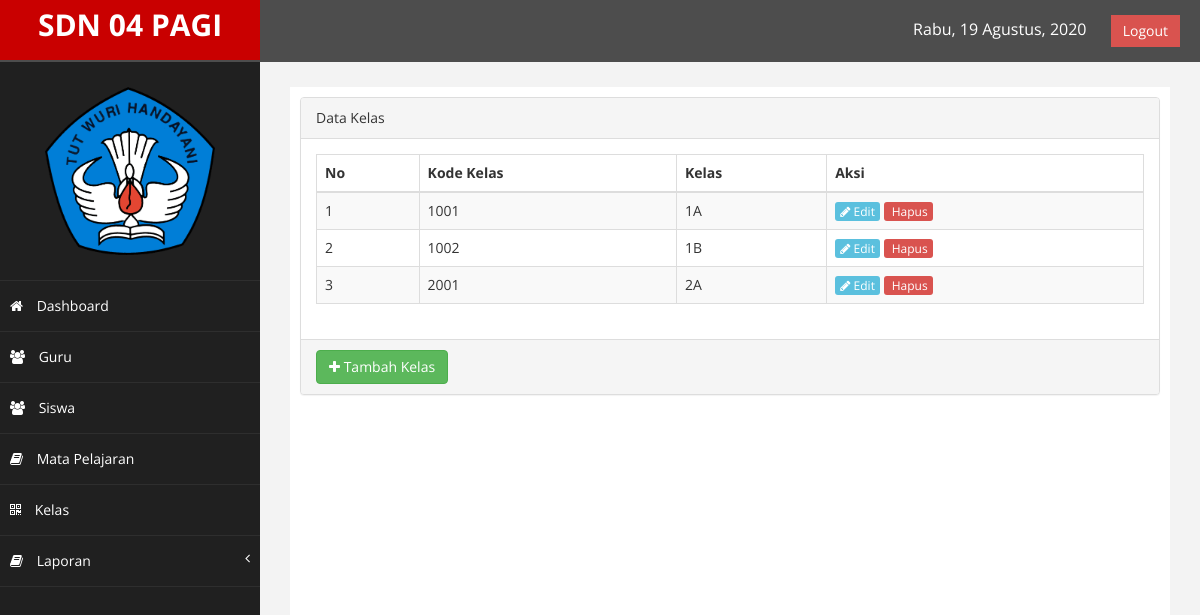
The app's page /index.php?page=kelas (signed in) with its own data.
### tables this page shows
CREATE TABLE `tb_kelas` (
  `kode_kelas` int(10) NOT NULL,
  `kelas` varchar(10) DEFAULT NULL,
  PRIMARY KEY (`kode_kelas`),
  KEY `kode` (`kelas`)
);

### kelas.php (the view)
<div class="row">
	<div class="col-md-12">
		<div class="panel panel-default">
			<div class="panel-heading">Data Kelas</div>
			<div class="panel-body">
				<div class="table">
					<table class="table table-striped table-bordered table-hover">
						<thead>
							<tr>
								<th>No</th>
								<th>Kode Kelas</th>
								<th>Kelas</th>
								<th>Aksi</th>
							</tr>
						</thead>
						<tbody>
								<?php
										$nomor=1;
										$ambil=$koneksi->query("SELECT * FROM tb_kelas")
								?>
									 	<?php while($pecah=$ambil->fetch_assoc()){ ?>
								<tr class="odd gradeX">
									<td><?php echo $nomor; ?></td>
									<td><?php echo $pecah['kode_kelas']; ?></td>
									<td><?php echo $pecah['kelas']; ?></td>
									<td>
										<a href="index.php?page=editkelas&kd=<?php echo $pecah['kode_kelas']; ?>" class="btn-info btn-xs"><i class="fa fa-pencil"></i> Edit</a>
										<a href="index.php?page=hapuskelas&kd=<?php echo $pecah['kode_kelas']; ?>" class="btn-danger btn-xs"><i class="fa fa-trash"></i> Hapus</a>
									</td>
								</tr>
									<?php $nomor++; ?>
									<?php } ?>
						</tbody>
					</table>
				</div>
			</div>
			<div class="panel-footer">
				<a href="index.php?page=tambahkelas" class="btn btn-success"><i class="fa fa-plus"></i> Tambah Kelas</a>
			</div>
		</div>
	</div>
</div>

### assets/css/custom.css (style rules this page uses)
body { font-family: 'Open Sans', sans-serif; }

### records on screen
tb_kelas: kode_kelas "1001", kelas "1A"
tb_kelas: kode_kelas "1002", kelas "1B"
tb_kelas: kode_kelas "2001", kelas "2A"
